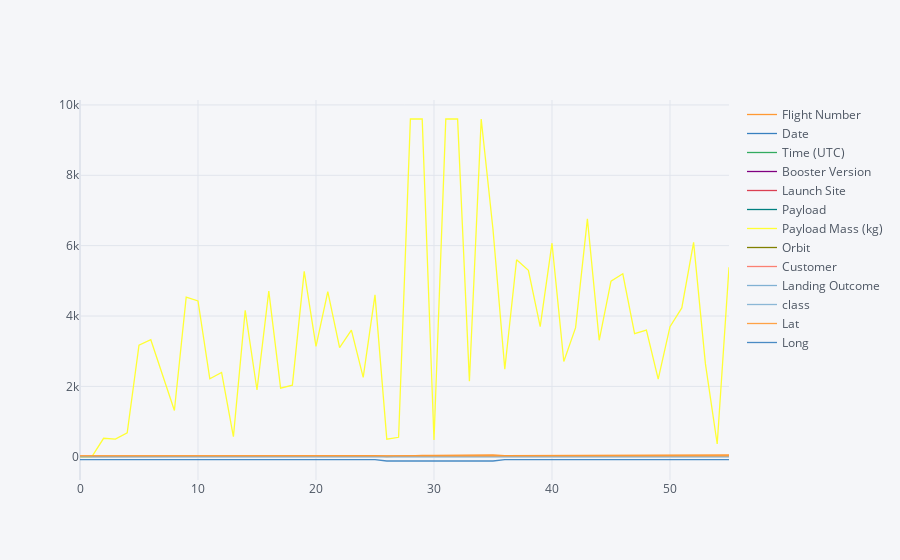

The cell this chart's notebook holds for it:
### Code cell
spacex_df.iplot()

### Figure 1 — Plotly figure (JSON) as saved in the notebook; plotly's stock layout.template omitted (floating-point values rounded to 4 significant figures)
{"data": [{"line": {"color": "rgba(255, 153, 51, 1.0)", "dash": "solid", "shape": "linear", "width": 1.3}, "mode": "lines", "name": "Flight Number", "text": "", "type": "scatter", "x": [0, 1, 2, 3, 4, 5, 6, 7, 8, 9, 10, 11, 12, 13, 14, 15, 16, 17, 18, 19, 20, 21, 22, 23, 24, 25, 26, 27, 28, 29, 30, 31, 32, 33, 34, 35, 36, 37, 38, 39, 40, 41, 42, 43, 44, 45, 46, 47, 48, 49, 50, 51, 52, 53, 54, 55], "y": [1, 2, 3, 4, 5, 7, 8, 9, 10, 11, 12, 13, 14, 15, 16, 17, 18, 19, 20, 22, 23, 24, 25, 26, 27, 28, 6, 21, 29, 37, 40, 42, 46, 49, 51, 55, 30, 31, 32, 33, 34, 35, 36, 38, 39, 41, 43, 44, 54, 45, 47, 48, 50, 52, 53, 56]}, {"line": {"color": "rgba(55, 128, 191, 1.0)", "dash": "solid", "shape": "linear", "width": 1.3}, "mode": "lines", "name": "Date", "text": "", "type": "scatter", "x": [0, 1, 2, 3, 4, 5, 6, 7, 8, 9, 10, 11, 12, 13, 14, 15, 16, 17, 18, 19, 20, 21, 22, 23, 24, 25, 26, 27, 28, 29, 30, 31, 32, 33, 34, 35, 36, 37, 38, 39, 40, 41, 42, 43, 44, 45, 46, 47, 48, 49, 50, 51, 52, 53, 54, 55], "y": ["2010-06-04", "2010-12-08", "2012-05-22", "2012-10-08", "2013-03-01", "2013-12-03", "2014-01-06", "2014-04-18", "2014-07-14", "2014-08-05", "2014-09-07", "2014-09-21", "2015-01-10", "2015-02-11", "2015-03-02", "2015-04-14", "2015-04-27", "2015-06-28", "2015-12-22", "2016-03-04", "2016-04-08", "2016-05-06", "2016-05-27", "2016-06-15", "2016-07-18", "2016-08-14", "2013-09-29", "2016-01-17", "2017-01-14", "2017-06-25", "2017-08-24", "2017-10-09", "2017-12-23", "2018-02-22", "2018-03-30", "2018-05-22", "2017-02-19", "2017-03-16", "2017-03-30", "2017-05-01", "2017-05-15", "2017-06-03", "2017-06-23", "2017-07-05", "2017-08-14", "2017-09-07", "2017-10-11", "2017-10-30", "2018-05-11", "2017-12-15", "2018-01-08", "2018-01-31", "2018-03-06", "2018-04-02", "2018-04-18", "2018-06-04"]}, {"line": {"color": "rgba(50, 171, 96, 1.0)", "dash": "solid", "shape": "linear", "width": 1.3}, "mode": "lines", "name": "Time (UTC)", "text": "", "type": "scatter", "x": [0, 1, 2, 3, 4, 5, 6, 7, 8, 9, 10, 11, 12, 13, 14, 15, 16, 17, 18, 19, 20, 21, 22, 23, 24, 25, 26, 27, 28, 29, 30, 31, 32, 33, 34, 35, 36, 37, 38, 39, 40, 41, 42, 43, 44, 45, 46, 47, 48, 49, 50, 51, 52, 53, 54, 55], "y": ["18:45:00", "15:43:00", "7:44:00", "0:35:00", "15:10:00", "22:41:00", "22:06:00", "19:25:00", "15:15:00", "8:00:00", "5:00:00", "5:52:00", "9:47:00", "23:03:00", "3:50:00", "20:10:00", "23:03:00", "14:21:00", "1:29:00", "23:35:00", "20:43:00", "5:21:00", "21:39:00", "14:29:00", "4:45:00", "5:26:00", "16:00:00", "18:42:00", "17:54:00", "20:25:00", "18:51:00", "12:37:00", "1:27:00", "14:17:00", "14:14:00", "19:47:58", "14:39:00", "6:00:00", "22:27:00", "11:15:00", "23:21:00", "21:07:00", "19:10:00", "23:38:00", "16:31:00", "14:00:00", "22:53:00", "19:34:00", "20:14:00", "15:36:00", "1:00:00", "21:25:00", "5:33:00", "20:30:00", "22:51:00", "4:45:00"]}, {"line": {"color": "rgba(128, 0, 128, 1.0)", "dash": "solid", "shape": "linear", "width": 1.3}, "mode": "lines", "name": "Booster Version", "text": "", "type": "scatter", "x": [0, 1, 2, 3, 4, 5, 6, 7, 8, 9, 10, 11, 12, 13, 14, 15, 16, 17, 18, 19, 20, 21, 22, 23, 24, 25, 26, 27, 28, 29, 30, 31, 32, 33, 34, 35, 36, 37, 38, 39, 40, 41, 42, 43, 44, 45, 46, 47, 48, 49, 50, 51, 52, 53, 54, 55], "y": ["F9 v1.0  B0003", "F9 v1.0  B0004", "F9 v1.0  B0005", "F9 v1.0  B0006", "F9 v1.0  B0007", "F9 v1.1", "F9 v1.1", "F9 v1.1", "F9 v1.1", "F9 v1.1", "F9 v1.1 B1011", "F9 v1.1 B1010", "F9 v1.1 B1012", "F9 v1.1 B1013", "F9 v1.1 B1014", "F9 v1.1 B1015", "F9 v1.1 B1016", "F9 v1.1 B1018", "F9 FT B1019", "F9 FT B1020", "F9 FT B1021.1", "F9 FT B1022", "F9 FT B1023.1", "F9 FT B1024", "F9 FT B1025.1", "F9 FT B1026", "F9 v1.1  B1003", "F9 v1.1 B1017", "F9 FT B1029.1", "F9 FT B1036.1", "F9 FT B1038.1", "F9 B4 B1041.1", "F9 FT  B1036.2", "F9 FT  B1038.2", "F9 B4  B1041.2", "F9 B4  B1043.2", "F9 FT B1031.1", "F9 FT B1030", "F9 FT  B1021.2", "F9 FT B1032.1", "F9 FT B1034", "F9 FT B1035.1", "F9 FT  B1029.2", "F9 FT B1037", "F9 B4 B1039.1", "F9 B4 B1040.1", "F9 FT  B1031.2", "F9 B4 B1042.1", "F9 B5  B1046.1", "F9 FT  B1035.2", "F9 B4 B1043.1", "F9 FT  B1032.2", "F9 B4 B1044", "F9 B4  B1039.2", "F9 B4 B1045.1", "F9 B4  B1040.2"]}, {"line": {"color": "rgba(219, 64, 82, 1.0)", "dash": "solid", "shape": "linear", "width": 1.3}, "mode": "lines", "name": "Launch Site", "text": "", "type": "scatter", "x": [0, 1, 2, 3, 4, 5, 6, 7, 8, 9, 10, 11, 12, 13, 14, 15, 16, 17, 18, 19, 20, 21, 22, 23, 24, 25, 26, 27, 28, 29, 30, 31, 32, 33, 34, 35, 36, 37, 38, 39, 40, 41, 42, 43, 44, 45, 46, 47, 48, 49, 50, 51, 52, 53, 54, 55], "y": ["CCAFS LC-40", "CCAFS LC-40", "CCAFS LC-40", "CCAFS LC-40", "CCAFS LC-40", "CCAFS LC-40", "CCAFS LC-40", "CCAFS LC-40", "CCAFS LC-40", "CCAFS LC-40", "CCAFS LC-40", "CCAFS LC-40", "CCAFS LC-40", "CCAFS LC-40", "CCAFS LC-40", "CCAFS LC-40", "CCAFS LC-40", "CCAFS LC-40", "CCAFS LC-40", "CCAFS LC-40", "CCAFS LC-40", "CCAFS LC-40", "CCAFS LC-40", "CCAFS LC-40", "CCAFS LC-40", "CCAFS LC-40", "VAFB SLC-4E", "VAFB SLC-4E", "VAFB SLC-4E", "VAFB SLC-4E", "VAFB SLC-4E", "VAFB SLC-4E", "VAFB SLC-4E", "VAFB SLC-4E", "VAFB SLC-4E", "VAFB SLC-4E", "KSC LC-39A", "KSC LC-39A", "KSC LC-39A", "KSC LC-39A", "KSC LC-39A", "KSC LC-39A", "KSC LC-39A", "KSC LC-39A", "KSC LC-39A", "KSC LC-39A", "KSC LC-39A", "KSC LC-39A", "KSC LC-39A", "CCAFS SLC-40", "CCAFS SLC-40", "CCAFS SLC-40", "CCAFS SLC-40", "CCAFS SLC-40", "CCAFS SLC-40", "CCAFS SLC-40"]}, {"line": {"color": "rgba(0, 128, 128, 1.0)", "dash": "solid", "shape": "linear", "width": 1.3}, "mode": "lines", "name": "Payload", "text": "", "type": "scatter", "x": [0, 1, 2, 3, 4, 5, 6, 7, 8, 9, 10, 11, 12, 13, 14, 15, 16, 17, 18, 19, 20, 21, 22, 23, 24, 25, 26, 27, 28, 29, 30, 31, 32, 33, 34, 35, 36, 37, 38, 39, 40, 41, 42, 43, 44, 45, 46, 47, 48, 49, 50, 51, 52, 53, 54, 55], "y": ["Dragon Spacecraft Qualification Unit", "Dragon demo flight C1, two CubeSats,  barrel of Brouère cheese", "Dragon demo flight C2+", "SpaceX CRS-1", "SpaceX CRS-2", "SES-8", "Thaicom 6", "SpaceX CRS-3", "OG2 Mission 1  6 Orbcomm-OG2 satellites", "AsiaSat 8", "AsiaSat 6", "SpaceX CRS-4", "SpaceX CRS-5", "DSCOVR", "ABS-3A Eutelsat 115 West B", "SpaceX CRS-6", "TürkmenÄlem 52°E / MonacoSAT", "SpaceX CRS-7", "OG2 Mission 2   11 Orbcomm-OG2 satellites", "SES-9", "SpaceX CRS-8", "JCSAT-14", "Thaicom 8", "ABS-2A Eutelsat 117 West B", "SpaceX CRS-9", "JCSAT-16", "CASSIOPE", "Jason-3", "Iridium NEXT 1", "Iridium NEXT 2", "Formosat-5", "Iridium NEXT 3", "Iridium NEXT 4", "Paz  Tintin A & B", "Iridium NEXT 5", "Iridium NEXT 6   GRACE-FO 1, 2", "SpaceX CRS-10", "EchoStar 23", "SES-10", "NROL-76", "Inmarsat-5 F4", "SpaceX CRS-11", "BulgariaSat-1", "Intelsat 35e", "SpaceX CRS-12", "Boeing X-37B OTV-5", "SES-11 / EchoStar 105", "Koreasat 5A", "Bangabandhu-1", "SpaceX CRS-13", "Zuma", "GovSat-1 / SES-16", "Hispasat 30W-6  PODSat", "SpaceX CRS-14", "Transiting Exoplanet Survey Satellite (TESS)", "SES-12"]}, {"line": {"color": "rgba(255, 255, 51, 1.0)", "dash": "solid", "shape": "linear", "width": 1.3}, "mode": "lines", "name": "Payload Mass (kg)", "text": "", "type": "scatter", "x": [0, 1, 2, 3, 4, 5, 6, 7, 8, 9, 10, 11, 12, 13, 14, 15, 16, 17, 18, 19, 20, 21, 22, 23, 24, 25, 26, 27, 28, 29, 30, 31, 32, 33, 34, 35, 36, 37, 38, 39, 40, 41, 42, 43, 44, 45, 46, 47, 48, 49, 50, 51, 52, 53, 54, 55], "y": [0, 0, 525, 500, 677, 3170, 3325, 2296, 1316, 4535, 4428, 2216, 2395, 570, 4159, 1898, 4707, 1952, 2034, 5271, 3136, 4696, 3100, 3600, 2257, 4600, 500, 553, 9600, 9600, 475, 9600, 9600, 2150, 9600, 6460, 2490, 5600, 5300, 3697.0, 6070, 2708, 3669, 6761, 3310, 4990, 5200, 3500, 3600, 2205, 3697.0, 4230, 6092, 2647, 362, 5384]}, {"line": {"color": "rgba(128, 128, 0, 1.0)", "dash": "solid", "shape": "linear", "width": 1.3}, "mode": "lines", "name": "Orbit", "text": "", "type": "scatter", "x": [0, 1, 2, 3, 4, 5, 6, 7, 8, 9, 10, 11, 12, 13, 14, 15, 16, 17, 18, 19, 20, 21, 22, 23, 24, 25, 26, 27, 28, 29, 30, 31, 32, 33, 34, 35, 36, 37, 38, 39, 40, 41, 42, 43, 44, 45, 46, 47, 48, 49, 50, 51, 52, 53, 54, 55], "y": ["LEO", "LEO (ISS)", "LEO (ISS)", "LEO (ISS)", "LEO (ISS)", "GTO", "GTO", "LEO (ISS)", "LEO", "GTO", "GTO", "LEO (ISS)", "LEO (ISS)", "Sun–Earth L1", "GTO", "LEO (ISS)", "GTO", "LEO (ISS)", "LEO", "GTO", "LEO (ISS)", "GTO", "GTO", "GTO", "LEO (ISS)", "GTO", "Polar LEO", "LEO", "Polar LEO", "LEO", "SSO", "Polar LEO", "Polar LEO", "SSO", "Polar LEO", "Polar LEO", "LEO (ISS)", "GTO", "GTO", "LEO", "GTO", "LEO (ISS)", "GTO", "GTO", "LEO (ISS)", "LEO", "GTO", "GTO", "GTO", "LEO (ISS)", "LEO", "GTO", "GTO", "LEO (ISS)", "HEO", "GTO"]}, {"line": {"color": "rgba(251, 128, 114, 1.0)", "dash": "solid", "shape": "linear", "width": 1.3}, "mode": "lines", "name": "Customer", "text": "", "type": "scatter", "x": [0, 1, 2, 3, 4, 5, 6, 7, 8, 9, 10, 11, 12, 13, 14, 15, 16, 17, 18, 19, 20, 21, 22, 23, 24, 25, 26, 27, 28, 29, 30, 31, 32, 33, 34, 35, 36, 37, 38, 39, 40, 41, 42, 43, 44, 45, 46, 47, 48, 49, 50, 51, 52, 53, 54, 55], "y": ["SpaceX", "NASA (COTS) NRO", "NASA (COTS)", "NASA (CRS)", "NASA (CRS)", "SES", "Thaicom", "NASA (CRS)", "Orbcomm", "AsiaSat", "AsiaSat", "NASA (CRS)", "NASA (CRS)", "U.S. Air Force NASA NOAA", "ABS Eutelsat", "NASA (CRS)", "Turkmenistan National Space Agency", "NASA (CRS)", "Orbcomm", "SES", "NASA (CRS)", "SKY Perfect JSAT Group", "Thaicom", "ABS Eutelsat", "NASA (CRS)", "SKY Perfect JSAT Group", "MDA", "NASA (LSP) NOAA CNES", "Iridium Communications", "Iridium Communications", "NSPO", "Iridium Communications", "Iridium Communications", "Hisdesat exactEarth SpaceX", "Iridium Communications", "Iridium Communications GFZ • NASA", "NASA (CRS)", "EchoStar", "SES", "NRO", "Inmarsat", "NASA (CRS)", "Bulsatcom", "Intelsat", "NASA (CRS)", "U.S. Air Force", "SES EchoStar", "KT Corporation", "Thales-Alenia/BTRC", "NASA (CRS)", "Northrop Grumman", "SES", "Hispasat  NovaWurks", "NASA (CRS)", "NASA (LSP)", "SES"]}, {"line": {"color": "rgba(128, 177, 211, 1.0)", "dash": "solid", "shape": "linear", "width": 1.3}, "mode": "lines", "name": "Landing Outcome", "text": "", "type": "scatter", "x": [0, 1, 2, 3, 4, 5, 6, 7, 8, 9, 10, 11, 12, 13, 14, 15, 16, 17, 18, 19, 20, 21, 22, 23, 24, 25, 26, 27, 28, 29, 30, 31, 32, 33, 34, 35, 36, 37, 38, 39, 40, 41, 42, 43, 44, 45, 46, 47, 48, 49, 50, 51, 52, 53, 54, 55], "y": ["Failure   (parachute)", "Failure   (parachute)", "No attempt", "No attempt", "No attempt", "No attempt", "No attempt", "Controlled (ocean)", "Controlled (ocean)", "No attempt", "No attempt", "Uncontrolled (ocean)", "Failure  (drone ship)", "Controlled (ocean)", "No attempt", "Failure  (drone ship)", "No attempt", "Precluded  (drone ship)", "Success  (ground pad)", "Failure (drone ship)", "Success  (drone ship)", "Success (drone ship)", "Success  (drone ship)", "Failure  (drone ship)", "Success (ground pad)", "Success (drone ship)", "Uncontrolled (ocean)", "Failure (drone ship)", "Success  (drone ship)", "Success (drone ship)", "Success (drone ship)", "Success (drone ship)", "Controlled (ocean)", "No attempt", "No attempt", "No attempt", "Success (ground pad)", "No attempt", "Success (drone ship)", "Success (ground pad)", "No attempt", "Success (ground pad)", "Success (drone ship)", "No attempt", "Success (ground pad)", "Success (ground pad)", "Success (drone ship)", "Success (drone ship)", "Success (drone ship)", "Success (ground pad)", "Success (ground pad)", "Controlled (ocean)", "No attempt", "No attempt", "Success (drone ship)", "No attempt"]}, {"line": {"color": "rgba(128, 177, 211, 0.8999999999999999)", "dash": "solid", "shape": "linear", "width": 1.3}, "mode": "lines", "name": "class", "text": "", "type": "scatter", "x": [0, 1, 2, 3, 4, 5, 6, 7, 8, 9, 10, 11, 12, 13, 14, 15, 16, 17, 18, 19, 20, 21, 22, 23, 24, 25, 26, 27, 28, 29, 30, 31, 32, 33, 34, 35, 36, 37, 38, 39, 40, 41, 42, 43, 44, 45, 46, 47, 48, 49, 50, 51, 52, 53, 54, 55], "y": [0, 0, 0, 0, 0, 0, 0, 0, 0, 0, 0, 0, 0, 0, 0, 0, 0, 1, 1, 0, 1, 1, 1, 0, 1, 1, 0, 0, 1, 1, 1, 1, 0, 0, 0, 0, 1, 0, 1, 1, 0, 1, 1, 0, 1, 1, 1, 1, 1, 1, 1, 0, 0, 0, 1, 0]}, {"line": {"color": "rgba(255, 153, 51, 0.8999999999999999)", "dash": "solid", "shape": "linear", "width": 1.3}, "mode": "lines", "name": "Lat", "text": "", "type": "scatter", "x": [0, 1, 2, 3, 4, 5, 6, 7, 8, 9, 10, 11, 12, 13, 14, 15, 16, 17, 18, 19, 20, 21, 22, 23, 24, 25, 26, 27, 28, 29, 30, 31, 32, 33, 34, 35, 36, 37, 38, 39, 40, 41, 42, 43, 44, 45, 46, 47, 48, 49, 50, 51, 52, 53, 54, 55], "y": [28.56, 28.56, 28.56, 28.56, 28.56, 28.56, 28.56, 28.56, 28.56, 28.56, 28.56, 28.56, 28.56, 28.56, 28.56, 28.56, 28.56, 28.56, 28.56, 28.56, 28.56, 28.56, 28.56, 28.56, 28.56, 28.56, 34.63, 34.63, 34.63, 34.63, 34.63, 34.63, 34.63, 34.63, 34.63, 34.63, 28.57, 28.57, 28.57, 28.57, 28.57, 28.57, 28.57, 28.57, 28.57, 28.57, 28.57, 28.57, 28.57, 28.56, 28.56, 28.56, 28.56, 28.56, 28.56, 28.56]}, {"line": {"color": "rgba(55, 128, 191, 0.8999999999999999)", "dash": "solid", "shape": "linear", "width": 1.3}, "mode": "lines", "name": "Long", "text": "", "type": "scatter", "x": [0, 1, 2, 3, 4, 5, 6, 7, 8, 9, 10, 11, 12, 13, 14, 15, 16, 17, 18, 19, 20, 21, 22, 23, 24, 25, 26, 27, 28, 29, 30, 31, 32, 33, 34, 35, 36, 37, 38, 39, 40, 41, 42, 43, 44, 45, 46, 47, 48, 49, 50, 51, 52, 53, 54, 55], "y": [-80.58, -80.58, -80.58, -80.58, -80.58, -80.58, -80.58, -80.58, -80.58, -80.58, -80.58, -80.58, -80.58, -80.58, -80.58, -80.58, -80.58, -80.58, -80.58, -80.58, -80.58, -80.58, -80.58, -80.58, -80.58, -80.58, -120.6, -120.6, -120.6, -120.6, -120.6, -120.6, -120.6, -120.6, -120.6, -120.6, -80.65, -80.65, -80.65, -80.65, -80.65, -80.65, -80.65, -80.65, -80.65, -80.65, -80.65, -80.65, -80.65, -80.58, -80.58, -80.58, -80.58, -80.58, -80.58, -80.58]}], "layout": {"legend": {"bgcolor": "#F5F6F9", "font": {"color": "#4D5663"}}, "paper_bgcolor": "#F5F6F9", "plot_bgcolor": "#F5F6F9", "title": {"font": {"color": "#4D5663"}}, "xaxis": {"gridcolor": "#E1E5ED", "showgrid": true, "tickfont": {"color": "#4D5663"}, "title": {"font": {"color": "#4D5663"}, "text": ""}, "zerolinecolor": "#E1E5ED"}, "yaxis": {"gridcolor": "#E1E5ED", "showgrid": true, "tickfont": {"color": "#4D5663"}, "title": {"font": {"color": "#4D5663"}, "text": ""}, "zerolinecolor": "#E1E5ED"}}}
